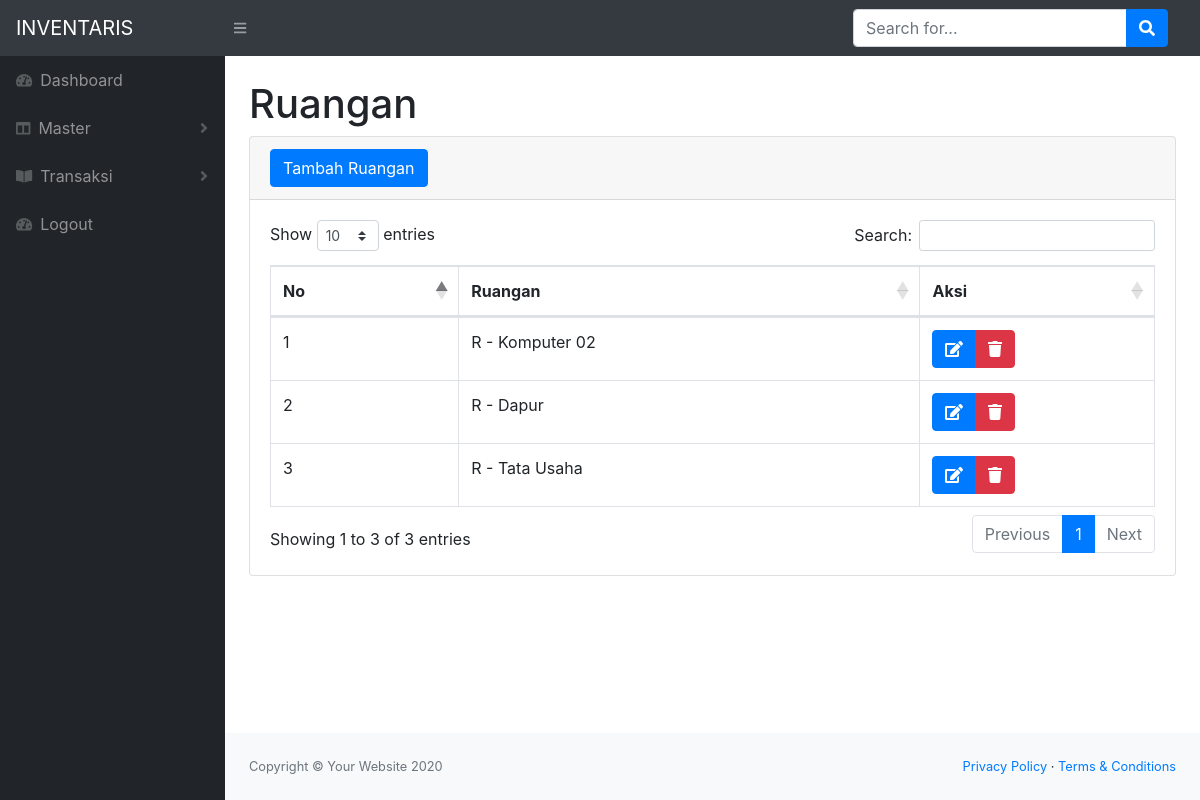
Page /ruangan.php on the committed database.
### tables this page shows
CREATE TABLE `tb_ruangan` (
  `id_ruangan` int(11) NOT NULL,
  `nama_ruangan` varchar(100) NOT NULL,
  `id_stok` int(11) NOT NULL
);

### ruangan.php (the view, shortened to what this page needs)
<?php
require 'function.php';
?>
<!DOCTYPE html>
<html lang="en">
    <head>
        <link href="css/styles.css" rel="stylesheet" />
        <link href="https://cdn.datatables.net/1.10.20/css/dataTables.bootstrap4.min.css" rel="stylesheet" />
    </head>
    <body class="sb-nav-fixed">
        <nav class="sb-topnav navbar navbar-expand navbar-dark bg-dark">
            <a class="navbar-brand" href="index.html">INVENTARIS</a>
            <button class="btn btn-link btn-sm order-1 order-lg-0" id="sidebarToggle" href="#"><i class="fas fa-bars"></i></button>
            <form class="d-none d-md-inline-block form-inline ml-auto mr-0 mr-md-3 my-2 my-md-0">
                <div class="input-group">
                    <input class="form-control" type="text" placeholder="Search for..." aria-label="Search" aria-describedby="basic-addon2" />
                    <div class="input-group-append">
                        <button class="btn btn-primary" type="button"><i class="fas fa-search"></i></button>
                    </div>
                </div>
            </form>
        </nav>
        <div id="layoutSidenav">
            <div id="layoutSidenav_nav">
                <nav class="sb-sidenav accordion sb-sidenav-dark" id="sidenavAccordion">
                    <div class="sb-sidenav-menu">
                        <div class="nav">
                            <a class="nav-link" href="index.php">
                                <div class="sb-nav-link-icon"><i class="fas fa-tachometer-alt"></i></div>
                                Dashboard
                            </a>
                            <a class="nav-link collapsed" href="#" data-toggle="collapse" data-target="#collapseLayouts" aria-expanded="false" aria-controls="collapseLayouts">
                                <div class="sb-nav-link-icon"><i class="fas fa-columns"></i></div>
                                Master
                                <div class="sb-sidenav-collapse-arrow"><i class="fas fa-angle-down"></i></div>
                            </a>
                            <a class="nav-link collapsed" href="#" data-toggle="collapse" data-target="#collapsePages" aria-expanded="false" aria-controls="collapsePages">
                                <div class="sb-nav-link-icon"><i class="fas fa-book-open"></i></div>
                                Transaksi
                                <div class="sb-sidenav-collapse-arrow"><i class="fas fa-angle-down"></i></div>
                            </a>
                            <a class="nav-link" href="login.php">
                                <div class="sb-nav-link-icon"><i class="fas fa-tachometer-alt"></i></div>
                                Logout
                            </a>
                        </div>
                </nav>
            </div>
            <div id="layoutSidenav_content">
                <main>
                    <div class="container-fluid">
                        <h1 class="mt-4">Ruangan</h1>
                        <div class="card mb-4">
                            <div class="card-header">
                                <button type="button" class="btn btn-primary" data-toggle="modal" data-target="#myModal">
                                    Tambah Ruangan
                                </button>
                            </div>
                            <div class="card-body">
                                <div class="table-responsive">
                                    <table class="table table-bordered" id="dataTable" width="100%" cellspacing="0">
                                        <thead>
                                            <tr>
                                                <th>No</th>
                                                <th>Ruangan</th>
                                                <th>Aksi</th>
                                            </tr>
                                        </thead>
                                        <tbody>
                                            <?php
                                                $i = 1;
                                                $showDataRuangan = mysqli_query($conn, "SELECT * FROM tb_ruangan");
                                                while($data = mysqli_fetch_array($showDataRuangan)){
                                            ?>
                                            <tr>
                                                <td><?=$i++;?></td>
                                                <td><?=$data['nama_ruangan'];?></td>
                                                <td>
                                                    <div class="btn-group" role="group" aria-label="Tombol Edit dan Delete" >
                                                        <button type="button" class="btn btn-primary" data-toggle="modal" data-target="#edit<?=$data['id_ruangan'];?>">
                                                            <i class="fas fa-edit"></i>
                                                        </button>
                                                        <button type="button" class="btn btn-danger" data-toggle="modal" data-target="#delete<?=$data['id_ruangan'];?>">
                                                            <i class="fas fa-trash"></i>
                                                        </button>
                                                    </div>
                                                </td>
                                            </tr>
                                            <?php
                                                }
                                            ?>
                                        </tbody>
                                    </table>
                                </div>
                            </div>
                        </div>
                    </div>
                </main>
                <footer class="py-4 bg-light mt-auto">
                    <div class="container-fluid">
                        <div class="d-flex align-items-center justify-content-between small">
                            <div class="text-muted">Copyright &copy; Your Website 2020</div>
                            <div>
                                <a href="#">Privacy Policy</a>
                                &middot;
                                <a href="#">Terms &amp; Conditions</a>
                            </div>
                        </div>
                    </div>
                </footer>
            </div>
        </div>
    </body>
</html>

### rows in the picture
tb_ruangan: nama_ruangan "R - Komputer 02"
tb_ruangan: nama_ruangan "R - Dapur"
tb_ruangan: nama_ruangan "R - Tata Usaha"
